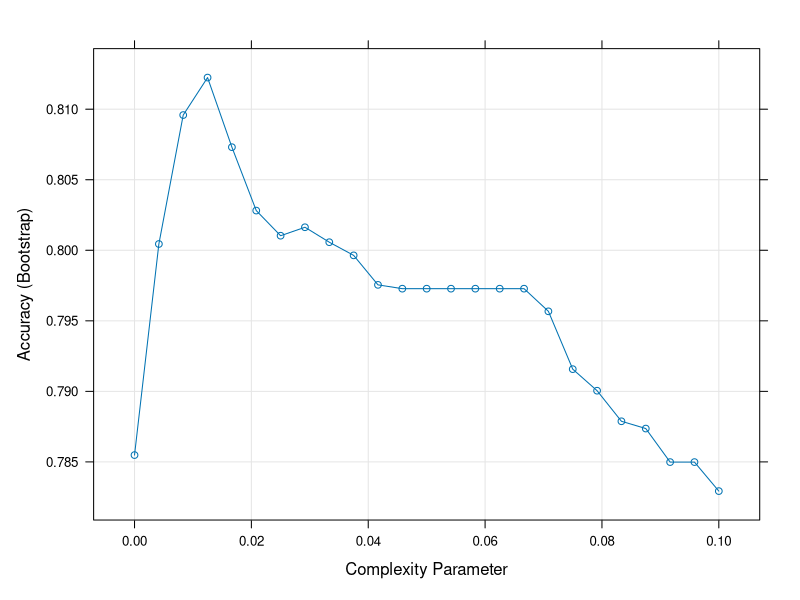

Write R code to recreate this figure. (Note: this script raises an error after producing the figure.)
# Load data
library(tidyverse)
library(dslabs)
library(caret)

data('mnist_27')

head(mnist_27)
class (mnist_27)

train <- mnist_27[[1]]
test <- mnist_27[[2]]

##------------------Decison Trees
# fit a classification tree and plot it
train_rpart <- train(y ~ .,
                     method = "rpart",
                     tuneGrid = data.frame(cp = seq(0.0, 0.1, len = 25)),
                     data = mnist_27$train)
plot(train_rpart)

# compute accuracy
confusionMatrix(predict(train_rpart, mnist_27$test), mnist_27$test$y)$overall["Accuracy"]

#plot conditional probality plot
plot_cond_prob(predict(train_rpart, mnist_27$true_p, type = "prob")[,2])

##------------------Random Forest
library(randomForest)
train_rf <- randomForest(y ~ ., data=mnist_27$train)
confusionMatrix(predict(train_rf, mnist_27$test), mnist_27$test$y)$overall["Accuracy"]

# use cross validation to choose parameter
train_rf_2 <- train(y ~ .,
                    method = "Rborist",
                    tuneGrid = data.frame(predFixed = 2, minNode = c(3, 50)),
                    data = mnist_27$train)
confusionMatrix(predict(train_rf_2, mnist_27$test), mnist_27$test$y)$overall["Accuracy"]

plot_cond_prob(predict(train_rf, mnist_27$true_p, type = "prob")[,2])

##--------------
library(rpart)
library(dplyr)
library(ggplot2)

#Create a simple dataset where the outcome grows 0.75 units on average for every increase in a predictor, using this code:
n <- 1000
sigma <- 0.25
x <- rnorm(n, 0, 1)
y <- 0.75 * x + rnorm(n, 0, sigma)
dat <- data.frame(x = x, y = y)

fit <- rpart(y ~ ., data = dat) 

plot(fit)
text(fit)

#Below is most of the code to make a scatter plot of y versus x along with the predicted values based on the fit.
dat %>% 
  mutate(y_hat = predict(fit)) %>% 
  ggplot() +
  geom_point(aes(x, y)) +
  geom_step(aes(x, y_hat), col=2)

#Now run Random Forests instead of a regression tree using randomForest() from the randomForest package, and remake the scatterplot with the prediction line. Part of the code is provided for you below.
library(randomForest)
fit <- randomForest(y ~ x, data = dat)

dat %>% 
  mutate(y_hat = predict(fit)) %>% 
  ggplot() +
  geom_point(aes(x, y)) +
  geom_step(aes(x, y_hat), col = "red")

#Use the plot() function to see if the Random Forest from Q4 has converged or if we need more trees.
plot(fit)

#It seems that the default values for the Random Forest result in an estimate that is too flexible (unsmooth). Re-run the Random Forest but this time with a node size of 50 and a maximum of 25 nodes. Remake the plot.
library(randomForest)
fit <- randomForest(y ~ x, data = dat, nodes = 50, max = 25)

dat %>% 
  mutate(y_hat = predict(fit)) %>% 
  ggplot() +
  geom_point(aes(x, y)) +
  geom_step(aes(x, y_hat), col = "red")

plot(fit)
